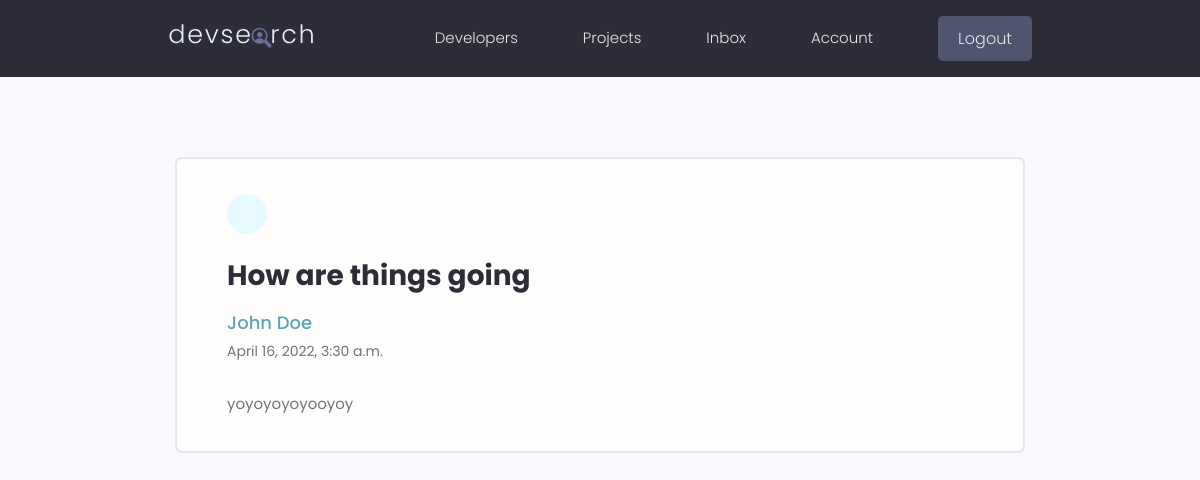
Screenshot of /view-message/8b3ba9b1-04d2-4a0e-80d8-9ff157d8bec9/ (signed in) with the database file from the repository.
### users/models.py (models this page shows, shortened)
class Message(models.Model):
    sender = models.ForeignKey(Profile, on_delete=models.SET_NULL, null=True, blank=True, related_name="sender")
    recipient = models.ForeignKey(Profile, on_delete=models.SET_NULL, null=True, blank=True, related_name="recipient")
    name = models.CharField(max_length=200, null=True, blank=True)
    email = models.EmailField(max_length=200, null=True, blank=True)
    subject = models.CharField(max_length=200, null=True, blank=True)
    body = models.TextField()
    is_read = models.BooleanField(default=False, null=True)
    created = models.DateTimeField(auto_now_add=True)
    id = models.UUIDField(default=uuid4, unique=True, primary_key=True, editable=False)
    class Meta:
        ordering = ["is_read", "created"]

### users/views.py (the view)
# urls.py: path("view-message/<str:pk>/", views.viewMessage, name="view-message"),
@login_required(login_url='login')
def viewMessage(request, pk):
    profile = request.user.profile
    messageRequested = profile.recipient.get(id=pk)
    if not messageRequested.is_read:
        messageRequested.is_read = True
        messageRequested.save()
    context = {
        "message": messageRequested
    }
    return render(request, "users/message.html", context)

### users/templates/users/message.html (shortened to what this page needs)
  {% extends "main.html" %}
  {% block content %}
  <main class="messagePage my-xl">
    <div class="content-box">
      <div class="message">
        <a class="backButton" href="{% url 'inbox' %}"></a>
        <h2 class="message__subject">{{message.subject}}</h4>
          {% if message.sender %}
          <a href="{% url 'user-profile' message.sender.id %}" class="message__author">{{message.name}}</a>
          {% else %}
          <p>{{message.name}}</p>
          {% endif %}
          <p class="message__date">{{message.created}}</p>
          <div class="message__body">
            {{message.body|linebreaksbr}}
          </div>
      </div>
    </div>
  </main>
  {% endblock %}

### static/styles/app.css (style rules this page uses)
:root { --color-sub: #2d2d39; }
.content-box { width: 95%; max-width: 85rem; margin: 0 auto; }
.message { padding: 2.5rem 0; }
.message > a { display: flex; gap: 1rem; }
.message__author, .message__date { flex-basis: 25%; }
.message__subject { flex-basis: 50%; }
.message__date { text-align: right; }
.messagePage .message { list-style: none; background: var(--color-white); padding: 3.5rem 5rem; border: 2px solid var(--color-light); border-radius: 0.7rem; }
.messagePage .message__subject { font-size: 2.8rem; color: var(--color-sub); margin-bottom: 1rem; margin-top: 2rem; }
.messagePage .message__author { font-size: 1.8rem; font-weight: 500; }
.messagePage .message__date { font-size: 1.4rem; font-weight: 400; text-align: left; margin-bottom: 3rem; }
.backButton { background: var(--color-main-light); color: var(--color-main); width: 4rem; height: 4rem; display: flex; align-items: center; justify-content: center; border-radius: 50%; }

### static/uikit/styles/modules/_variables.css (style rules this page uses)
:root { --color-main: #5aa5b9; --color-main-light: #e6faff; --color-sub: #3f4156; --color-sub-light: #51546e; --color-sub-lighter: #ededfd; --color-text: #737373; --color-gray: #8b8b8b; --color-light: #e5e7eb; --color-light-gray: #767676; --color-bg: #f8fafd; --color-white: #fffefd; --color-white-light: #f3f3f3; --color-success: #359e64; --color-success-bg: #def8e8; --color-error: #fc4b0b; --color-error-bg: #fff2ee; --font-base: 'Poppins', arial, helvetica, 'Segoe UI', roboto, ubuntu, sans-serif; --font-monospace: 'Fira Code', 'Courier New', courier, monospace; --font-regular: 300; --font-medium: 500; --font-bold: 700; --generic-shadow: 1px 1px 5px #00000010; --generic-transition: all 0.3s ease-in-out; }

### static/uikit/styles/modules/_base.css (style rules this page uses)
* { margin: 0; padding: 0; box-sizing: border-box; text-rendering: optimizeLegibility; color: inherit; font-size: inherit; }
html { font-size: 50%; }
@media only screen and (min-width: 480px) { html { font-size: 56.25%; } }
@media only screen and (min-width: 1200px) { html { font-size: 62.5%; } }
body { line-height: 1.6; font-weight: 400; font-size: 1.5rem; color: var(--color-text); background-color: var(--color-bg); min-height: 100vh; }

### static/uikit/styles/modules/_typography.css (style rules this page uses)
* { font-family: var(--font-base); }
h2 { font-size: 3.6rem; font-weight: var(--font-bold); }
p, span, strong { font-size: 1.6rem; color: var(--color-text); font-weight: var(--font-regular); }
a { padding-bottom: 2px; text-decoration: none; display: inline-block; color: var(--color-main); font-weight: var(--font-medium); }

### static/uikit/styles/modules/_utilities.css (style rules this page uses)
.my-xl { margin: 8rem auto; }

### rows the page displays
Message: subject "How are things going", name "John Doe", created "April 16, 2022, 3:30 a.m.", body "yoyoyoyoyooyoy"
